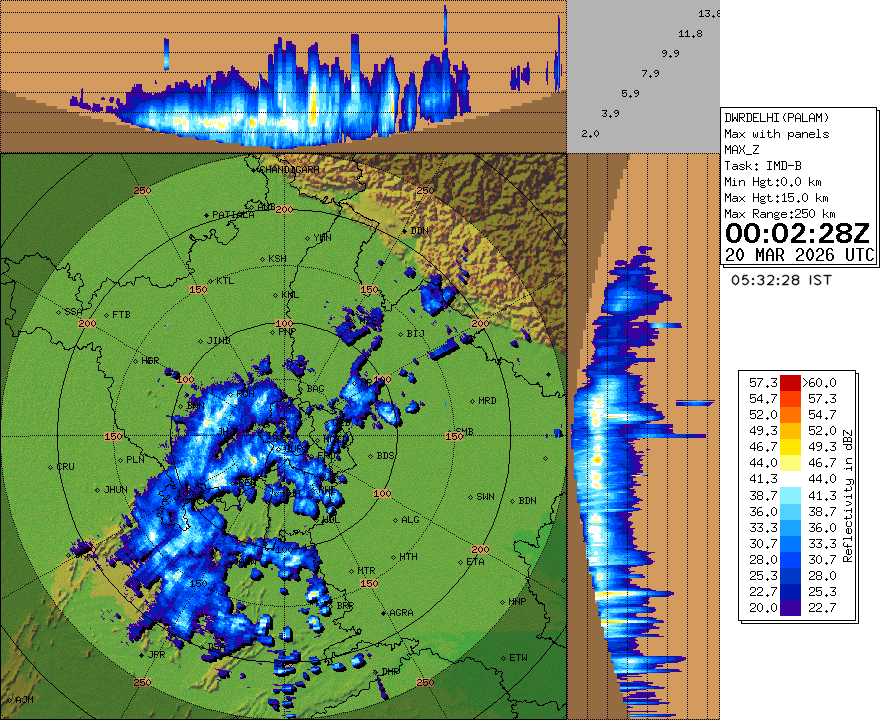
#> input picture backend/delhi_radar.gif, 880 x 720 px
$ python find_timestamp.py
#> lines starting #> are read from the running program, lines starting #| are printed output that depends on the picture
from PIL import Image, ImageSequence
import numpy as np

# Load the GIF
gif = Image.open('delhi_radar.gif')
#> gif is the input picture: PIL image 880x720 P; mean R, G, B 135.1, 151.3, 118.9
frames = list(ImageSequence.Iterator(gif))
#> frames = 14 items
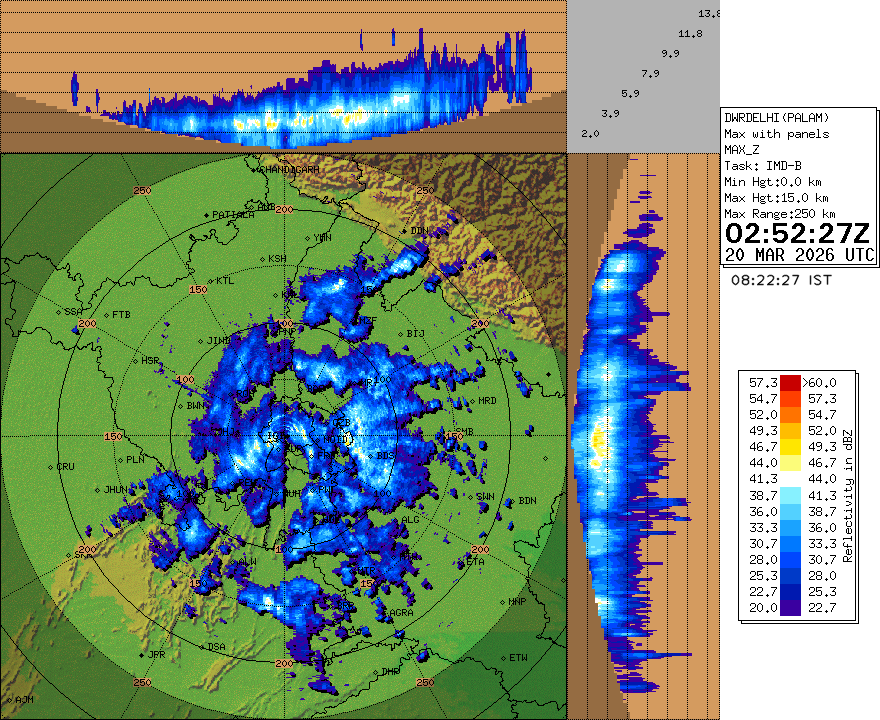
#> gif: PIL image 880x720 RGB; mean R, G, B 130.9, 146.3, 123
last_frame = frames[-1].convert('RGB')
arr = np.array(last_frame)

print(f"Image size: {last_frame.size}")
#| Image size: (880, 720)
print()

# STEP 1: Find where top brown panel ends
# Brown panel has RGB roughly (150-200, 100-150, 50-100)
# Green radar starts after the panel
# Scan from top to bottom on center column

print("Scanning for top panel boundary...")
center_x = arr.shape[1] // 2
#> center_x = 440
TOP_BOUNDARY = None
for y in range(50, 300):
    r, g, b = arr[y, center_x]
    # Green terrain color
    is_green = (60 < r < 180) and (100 < g < 200) and (30 < b < 120)
    if is_green:
        print(f"Top panel ends at Y = {y}")
        TOP_BOUNDARY = y
        break
#> this loop made 76 passes
#> (r, g, b, is_green) on passes 1 to 12: (212, 155, 95, False), (212, 155, 95, False), (212, 155, 95, False), (212, 155, 95, False), (212, 155, 95, False), (212, 155, 95, False), (212, 155, 95, False), (212, 155, 95, False), (212, 155, 95, False), (212, 155, 95, False), (212, 155, 95, False), (212, 155, 95, False)

# STEP 2: Find where right panel starts
# Right panel is gray/dark background
# Scan from right to left on middle row

print("Scanning for right panel boundary...")
mid_y = arr.shape[0] // 2
#> mid_y = 360
RIGHT_BOUNDARY = None
for x in range(arr.shape[1]-1, 400, -1):
    r, g, b = arr[mid_y, x]
    is_green = (60 < r < 180) and (100 < g < 200) and (30 < b < 120)
    if is_green:
        print(f"Right panel starts at X = {x}")
        RIGHT_BOUNDARY = x
        break
#> this loop made 301 passes
#> (r, g, b, is_green) on passes 1 to 12: (255, 255, 255, False), (255, 255, 255, False), (255, 255, 255, False), (255, 255, 255, False), (255, 255, 255, False), (255, 255, 255, False), (255, 255, 255, False), (255, 255, 255, False), (255, 255, 255, False), (255, 255, 255, False), (255, 255, 255, False), (255, 255, 255, False)

# STEP 3: Find timestamp location
# Timestamp = WHITE or BRIGHT text
# on DARK background
# Located in right panel area
# Scan right panel for bright white pixels

print()
print("Scanning for bright white text in right panel...")

if RIGHT_BOUNDARY is None:
    raise RuntimeError("Could not detect RIGHT_BOUNDARY automatically.")

# Right panel is from RIGHT_BOUNDARY to end
# Scan this region for white pixels
white_pixels = []
for y in range(100, 400):
    for x in range(RIGHT_BOUNDARY, arr.shape[1]):
        r, g, b = arr[y, x]
        # White text = all channels high
        if r > 200 and g > 200 and b > 200:
            white_pixels.append((x, y))
#> after the loop, white_pixels = 42813 items

if white_pixels:
    xs = [p[0] for p in white_pixels]
#> xs = 42813 items
    ys = [p[1] for p in white_pixels]
#> ys = 42813 items
    print(f"White pixels found in right panel:")
    print(f"  X range: {min(xs)} to {max(xs)}")
#|   X range: 601 to 879
    print(f"  Y range: {min(ys)} to {max(ys)}")
#|   Y range: 100 to 399

    # Find densest cluster (that's the timestamp)
    # Group by Y rows
    y_counts = {}
    for x, y in white_pixels:
        y_counts[y] = y_counts.get(y, 0) + 1
#> after the loop, y_counts = 300 items

    # Find rows with most white pixels
    sorted_rows = sorted(y_counts.items(),
                        key=lambda x: x[1],
                        reverse=True)
#> sorted_rows = 300 pairs, first value 100 to 399, second value 3 to 170

    print()
    print("Top 10 rows with most white pixels:")
    for row_y, count in sorted_rows[:10]:
        print(f"  Y={row_y}: {count} white pixels")
#> this loop made 10 passes
#> (row_y, count) on passes 1 to 10: (269, 170), (270, 167), (289, 167), (265, 166), (266, 166), (268, 166), (287, 166), (286, 165), (271, 164), (288, 164)
#|   Y=269: 170 white pixels
#|   Y=270: 167 white pixels
#|   Y=289: 167 white pixels
#|   Y=265: 166 white pixels
#|   Y=266: 166 white pixels
#|   Y=268: 166 white pixels
#|   Y=287: 166 white pixels
#|   Y=286: 165 white pixels
#> (further printed lines are left out)

    # The timestamp rows will have many white pixels
    # Find the Y range of timestamp
    top_rows = [y for y, c in sorted_rows[:20]]
#> top_rows = [269, 270, 289, 265, 266, 268, 287, 286, 271, 288, 367, 374, 366, 368, 371, 261, 262, 364, 372, 100]
    ts_y_min = min(top_rows)
#> ts_y_min = 100
    ts_y_max = max(top_rows)
#> ts_y_max = 374
    ts_x_min = min(xs)
#> ts_x_min = 601
    ts_x_max = max(xs)
#> ts_x_max = 879

    print()
    print(f"Estimated timestamp region:")
    print(f"  X: {ts_x_min} to {ts_x_max}")
#|   X: 601 to 879
    print(f"  Y: {ts_y_min} to {ts_y_max}")
#|   Y: 100 to 374

    # Save the timestamp crop
    ts_crop = last_frame.crop((
        ts_x_min - 5,
        ts_y_min - 5,
        ts_x_max + 5,
        ts_y_max + 5
    ))
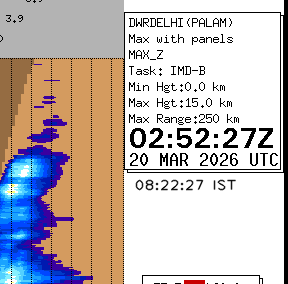
#> ts_crop: PIL image 288x284 RGB; mean R, G, B 195.1, 186.6, 185.5
    ts_crop.save('debug_timestamp_found.png')
    print()
    print("Saved: debug_timestamp_found.png")
    print("Check this image to verify timestamp!")

# STEP 4: Also save right panel crop for inspection
right_panel = last_frame.crop((
    RIGHT_BOUNDARY, 100,
    arr.shape[1], 400
))
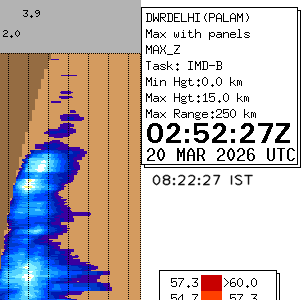
#> right_panel: PIL image 301x300 RGB; mean R, G, B 191.3, 183.1, 184.2
right_panel.save('debug_right_panel.png')
print()
print("Saved: debug_right_panel.png")
